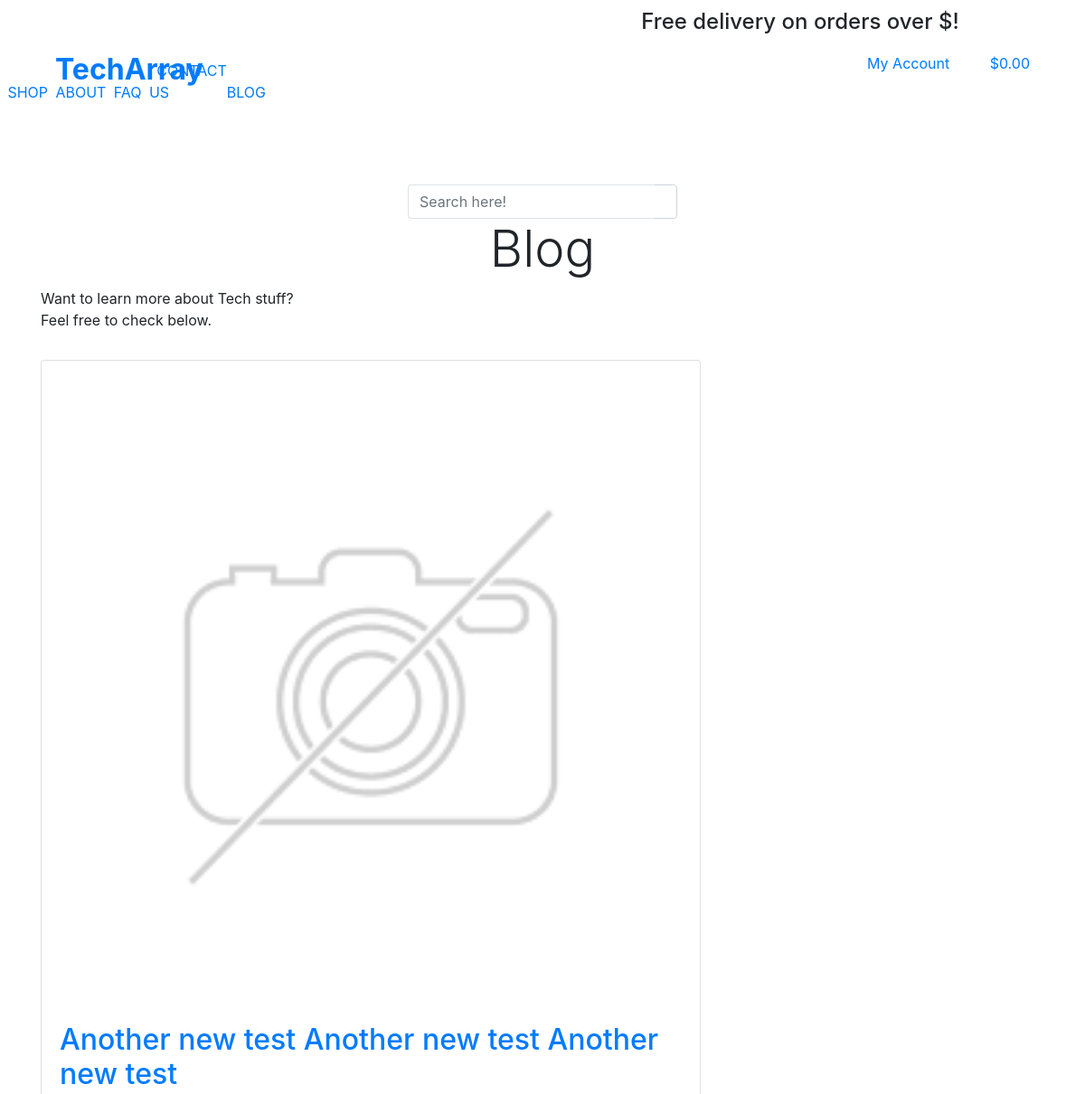
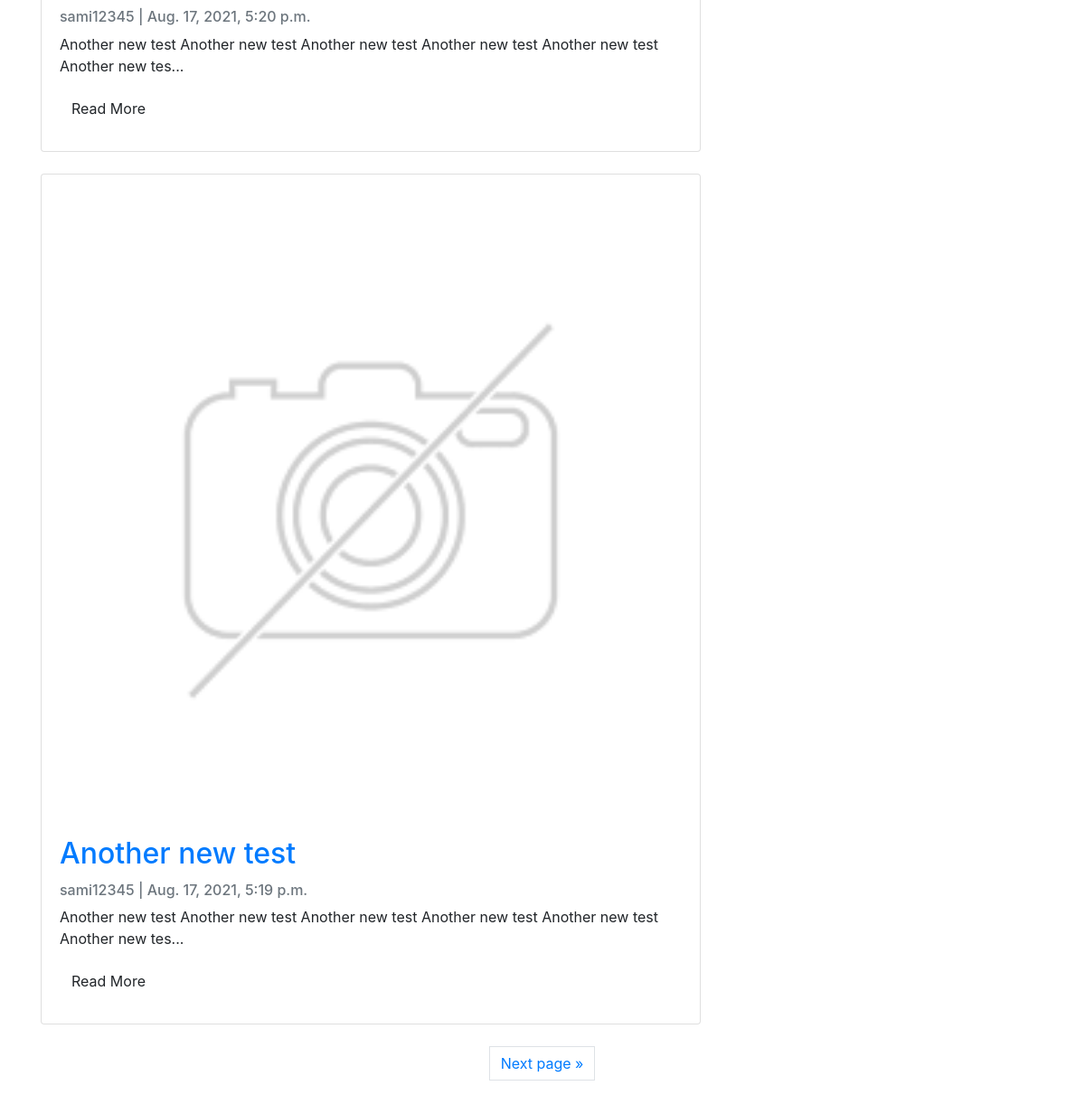
Screenshot of /blog/ with the database file from the repository (2 pictures, top to bottom).
### blog/models.py (models this page shows, shortened)
class Post(models.Model):
    title = models.CharField(max_length=200, unique=True)
    slug = models.SlugField(max_length=200, unique=True)
    author = models.ForeignKey(User, on_delete= models.CASCADE,related_name='blog_posts')
    updated_on = models.DateTimeField(auto_now= True)
    content = models.TextField()
    created_on = models.DateTimeField(auto_now_add=True)
    status = models.IntegerField(choices=STATUS, default=0)
    image_url = models.URLField(max_length=1024, null=True, blank=True)
    image = models.ImageField(null=True, blank=True)
    class Meta:
        ordering = ['-created_on']

### blog/views.py (the view)
# urls.py: path('', views.all_posts, name='blog'),
def all_posts(request):
    post_list = Post.objects.filter(status=1).order_by('-created_on')
    paginator = Paginator(post_list, 2)
    page = request.GET.get('page')
    try:
        post_list = paginator.page(page)
    except PageNotAnInteger:
        post_list = paginator.page(1)
    except EmptyPage:
        post_list = paginator.page(paginator.num_pages)
    context = {
        'blog_page': 'active',
        'page': page,
        'post_list': post_list,
    }
    return render(request, 'blog/blog.html', context)

### bag/contexts.py (called while the page is built, shortened)
def bag_contents(request):
    bag_items = []
    total = 0
    product_count = 0
    bag = request.session.get('bag', {})
    if total < settings.FREE_DELIVERY_THRESHOLD:
        delivery = total * Decimal(settings.STANDARD_DELIVERY_PERCENTAGE / 100)
        free_delivery_delta = settings.FREE_DELIVERY_THRESHOLD - total
    else:
        delivery = 0
        free_delivery_delta = 0
    grand_total = delivery + total
    context = {
        'bag_items': bag_items,
        'total': total,
        'product_count': product_count,
        'delivery': delivery,
        'free_delivery_delta': free_delivery_delta,
        'free_delivery_threshold': settings.FREE_DELIVERY_THRESHOLD,
        'grand_total': grand_total,
    }
    return context

### blog/templates/blog/blog.html (shortened to what this page needs)
{% extends "base.html" %}
{% load static %}
{% block content %}
<div class="jumbotron-section">
    <div class="row">
        <div class="col-12">
            <div class="">
                <h1 class="display-4 text-center">Blog</h1>
            </div>
        </div>
    </div>
</div>
<div class="container">
    <div class="row">
        <div class="col-12">
            <p>
                Want to learn more about Tech stuff?<br>
                Feel free to check below.
            </p>
        </div>
    </div>
</div>
<div class="container">
    <div class="row">
        <div class="col-md-8 mt-3 left">
            {% for post in post_list %}
            <div class="card mb-4">
                <div class="card-body mt-2 mb-2">
                    <a href="{% url 'post_detail' post.slug  %}">
                        {% if post.image %}
                        <img class="card-img-top mb-3" src="{{ MEDIA_URL }}noimage.png" alt="{{ post.title }}" />
                    </a>
                    {% endif %}
                    <a href="{% url 'post_detail' post.slug  %}">
                        <h2 class="card-title">{{ post.title }}</h2>
                    </a>
                    <p class="card-text text-muted h6">
                        {{ post.author }} | {{ post.created_on}}
                    </p>
                    <p class="card-text">{{ post.content|safe|slice:":100" }}...</p>
                    <a href="{% url 'post_detail' post.slug  %}" class="btn btn-yellow">Read More</a>
                </div>
            </div>
            {% endfor %}
        </div>
    </div>
</div>
<div>
    {% if post_list.has_other_pages %}
    <div aria-label="Page navigation conatiner">
      <ul class="pagination justify-content-center">
        {% if post_list.has_next %}
        <li>
          <a href="?page={{ post_list.next_page_number }}" class="page-link btn-secondary">
            Next page &raquo;</a
          >
        </li>
        {% endif %}
      </ul>
    </div>
  </div>
  {% endif %}
{% endblock %}

### static/css/base.css (style rules this page uses)
* { margin: 0; padding: 0; }
body { overflow-x: hidden; }

### rows the page displays
Post: title "Another new test Another new test Another new test", author "sami12345", created_on "Aug. 17, 2021, 5:20 p.m.", content "Another new test Another new test Another new test Another new test Another new test Another new tes"
Post: title "Another new test", author "sami12345", created_on "Aug. 17, 2021, 5:19 p.m.", content "Another new test Another new test Another new test Another new test Another new test Another new tes"
